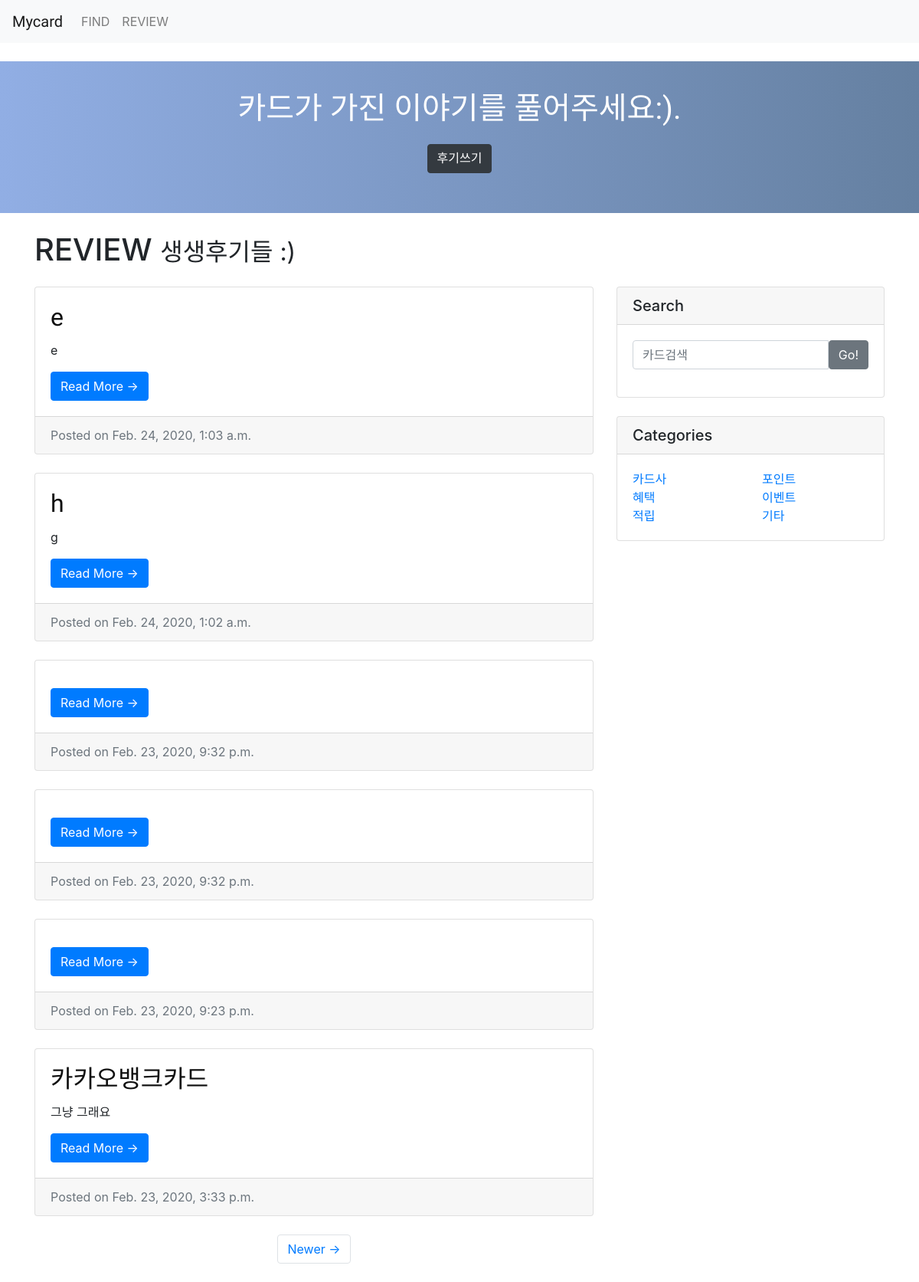
The page /board/ on the database as committed earlier.
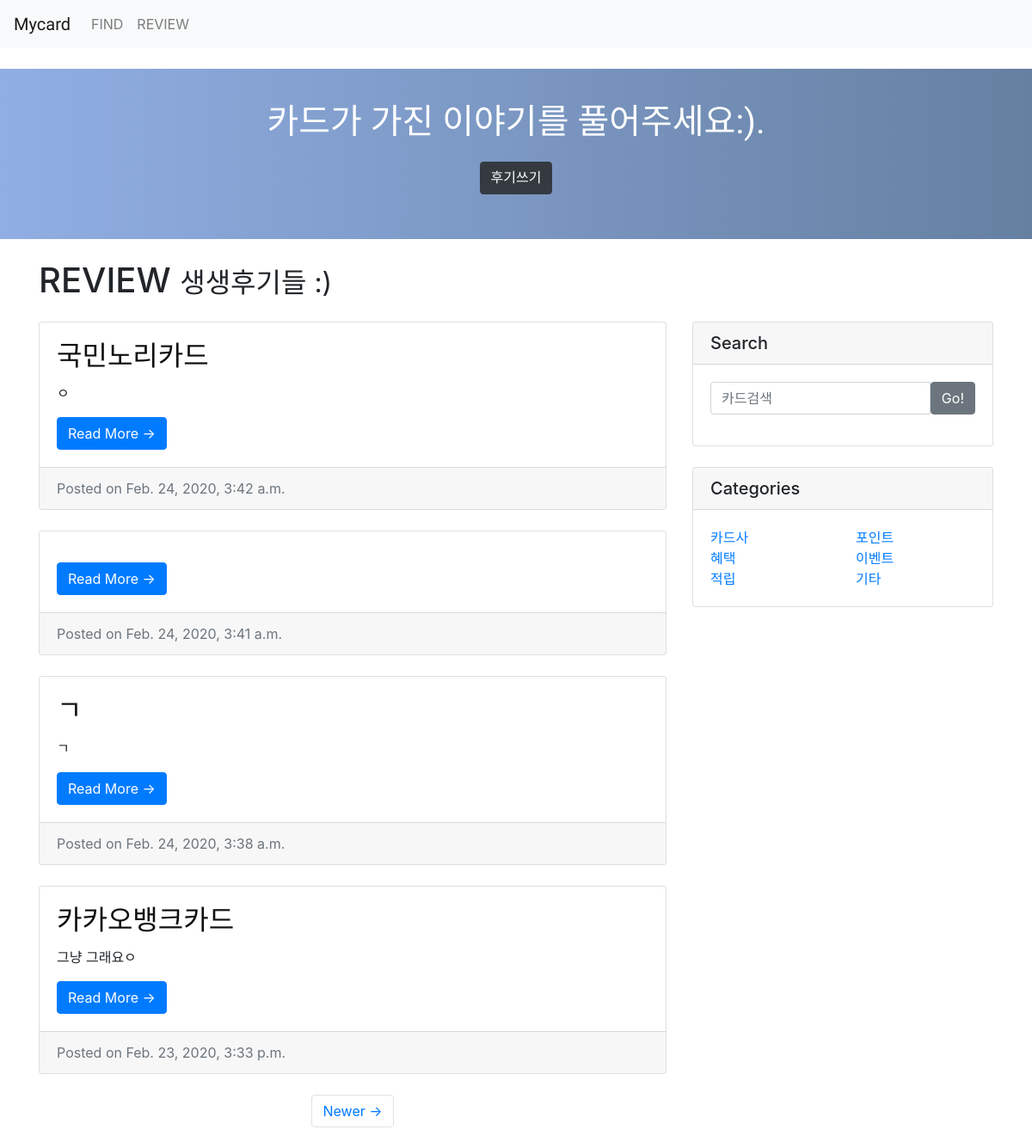
The same page on the database as committed later.
### cardapp/models.py (models this page shows, shortened)
class Blog(models.Model):
    title=models.CharField(max_length=200)
    card_name=models.TextField()
    pub_date=models.DateTimeField('data published')
    body=models.TextField()

### cardapp/views.py (the view)
# urls.py: path('board/',cardapp.views.board, name="board"),
def board(request):
    blogs = Blog.objects.order_by('-pub_date') #쿼리셋, 모델로 부터 객체 목록을 전달받게끔 하는 것 /
    blog_list = Blog.objects.all()
    paginator = Paginator(blog_list, 3)
    page = request.GET.get('page')
    posts = paginator.get_page(page)
    return render(request,'board.html',{'blogs':blogs, 'posts':posts})

### cardapp/templates/board.html (shortened to what this page needs)
{%extends 'base.html'%}
{%block contents%}
{% load static %}
<!DOCTYPE html>
<html lang="en">
<head>
  <link href="{% static 'cardapp/vendor/bootstrap/css/bootstrap.min.css' %}" rel="stylesheet">
  <link href="{% static 'cardapp/css/blog-home.css' %}" rel="stylesheet">
</head>
<body>
  <br>
  <div class="board_sign">
    <p class="sign_word">카드가 가진 이야기를 풀어주세요:).</p>
    <form action="{%url 'board_write'%}">
        <button class="btn btn-dark" type="submit">후기쓰기</button>
    </form>
  </div>
  <div class="container">
    <div class="row">
      <div class="col-md-8">
        <h1 class="my-4">REVIEW
          <small>생생후기들 :)</small>
        </h1>
        {% for blog in blogs.all %}
        <div class="card mb-4">
            <a href={%url 'board_detail' blog.id%} class="a_style">
            <div class="card-body">
                <h2 class="card-title">{{blog.card_name}}</h2>
            </a>
            <p class="card-text">{{blog.title}}</p>
            <a href="{%url 'board_detail' blog.id%}" class="btn btn-primary">Read More &rarr;</a>
            </div>
        <div class="card-footer text-muted">
            Posted on {{blog.pub_date}}
        </div>
        </div>
      {%endfor%}
      <ul class="pagination justify-content-center mb-4">
        {% if posts.has_next %}
        <li class="page-item">
          <a class="page-link" href="?page={{posts.next_page_number}}">Newer &rarr;</a>
        </li>
        {% endif %}
      </ul>
    <div class="col-md-4">
      <br><br><br>
      <div class="card my-4">
        <h5 class="card-header">Search</h5>
        <div class="card-body">
          <form action="{%url 'search'%}" method="get">
            <div class="input-group">
                <input type="search" name='q' class="form-control" placeholder="카드검색">
                <span class="input-group-btn">
                <button class="btn btn-secondary" type="submit">Go!</button>
              </span>
            </div>
          </form>
        </div>
      </div>
      <div class="card my-4">
        <h5 class="card-header">Categories</h5>
        <div class="card-body">
          <div class="row">
            <div class="col-lg-6">
              <ul class="list-unstyled mb-0">
                <li>
                  <a href="#">카드사</a>
                </li>
                <li>
                  <a href="#">혜택</a>
                </li>
                <li>
                  <a href="#">적립</a>
                </li>
              </ul>
            </div>
            <div class="col-lg-6">
              <ul class="list-unstyled mb-0">
                <li>
                  <a href="#">포인트</a>
                </li>
                <li>
                  <a href="#">이벤트</a>
                </li>
                <li>
                  <a href="#">기타</a>
                </li>
              </ul>
            </div>
          </div>
        </div>
      </div>
    </div>
</body>
</html>
{%endblock%}

Rows that differ between the two databases and show on the page:
removed Blog: card_name "e", title "e", pub_date "Feb. 24, 2020, 1:03 a.m."
removed Blog: card_name "h", title "g", pub_date "Feb. 24, 2020, 1:02 a.m."
removed Blog: pub_date "Feb. 23, 2020, 9:32 p.m."
removed Blog: pub_date "Feb. 23, 2020, 9:32 p.m."
removed Blog: pub_date "Feb. 23, 2020, 9:23 p.m."
added Blog: card_name "국민노리카드", title "ㅇ", pub_date "Feb. 24, 2020, 3:42 a.m."
added Blog: pub_date "Feb. 24, 2020, 3:41 a.m."
added Blog: card_name "ㄱ", title "ㄱ", pub_date "Feb. 24, 2020, 3:38 a.m."
changed Blog "카카오뱅크카드": title "그냥 그래요" → "그냥 그래요ㅇ"
